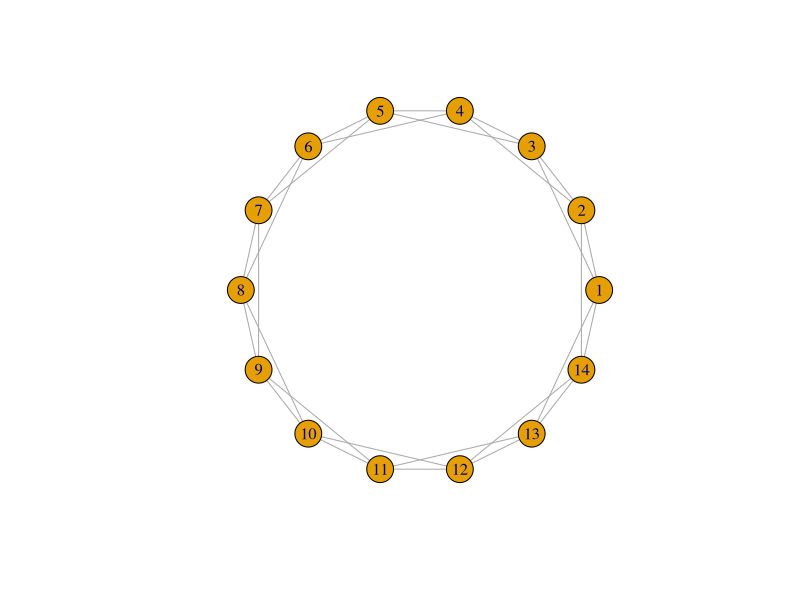
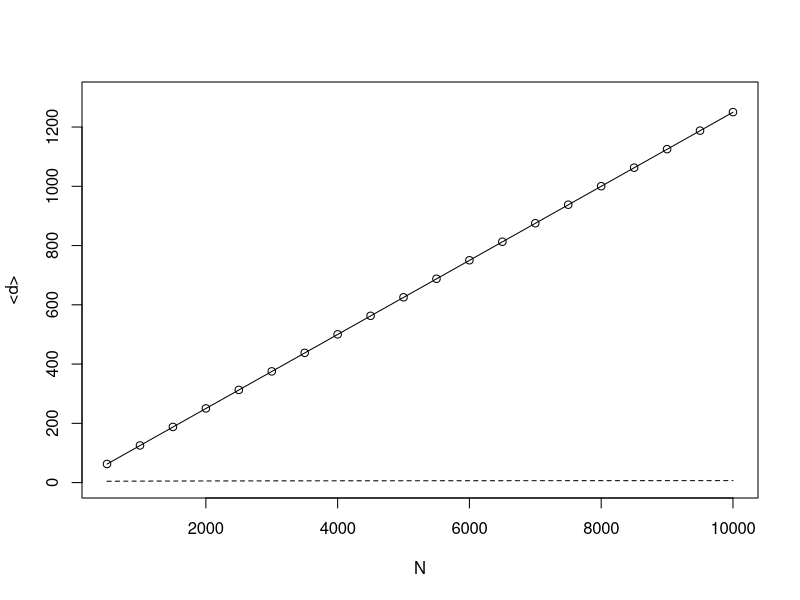
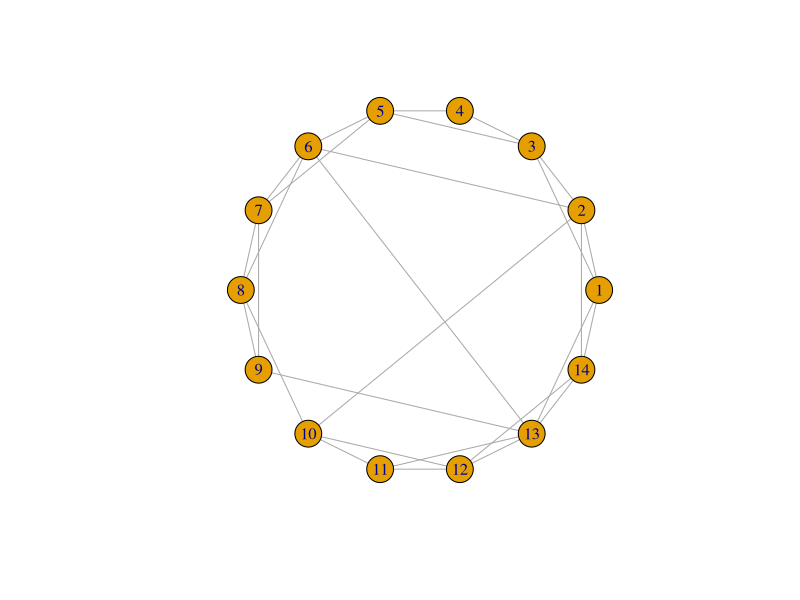
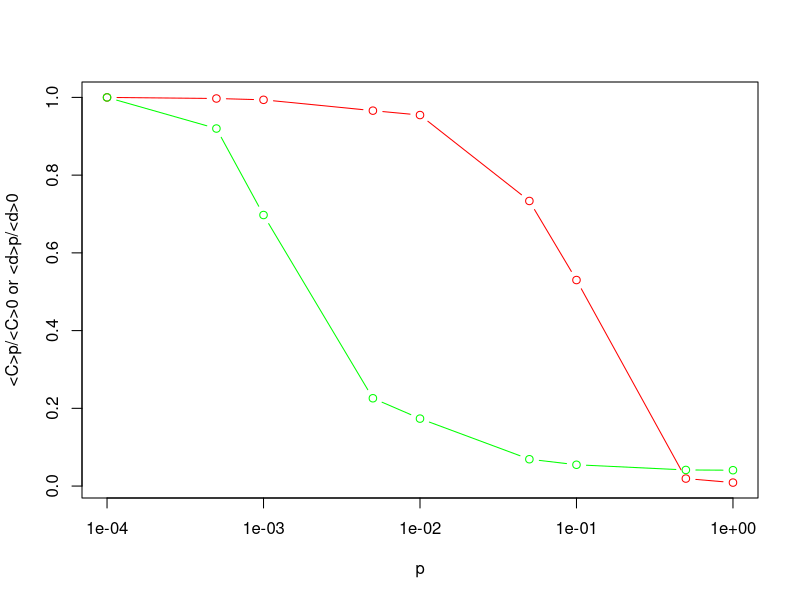

Reproduce these figures in R, in order.
## ---- chunk 1
# igraphパッケージの読み込み
library(igraph)
## ---- chunk 2
# sample_smallworld(次元, N, k/2, p)
g <- sample_smallworld(1, 14, 2, 0)
# 描画
plot(g, layout=layout_in_circle)
## ---- chunk 3
d_ave <- c()
N_seq <- seq(500,10000,500) # 調査対象のノード数
# 各ノード数における平均最短経路長を計算
for(N in N_seq){
  g <- g <- sample_smallworld(1,N,2,0)
  d_ave <- c(d_ave, mean_distance(g))
}
# ノード数Nと平均最短経路長<d>の関係をプロット
plot(N_seq, d_ave, xlab="N", ylab="<d>", ylim=c(0,1300))

# 理論線：式(3.4)
f <- function(x){return(x/8)}
# 重ねて描画
plot(f, add=T, xlim=c(500, 10000), lty=1, ylim=c(0,1300))

# Erdos-Renyiのランダムネットワークの理論線：式(3.4)
f <- function(x){return(log(x)/log(4))}
# 重ねて描画
plot(f, add=T, xlim=c(500, 10000), lty=2, ylim=c(0,1300))
## ---- chunk 4
# sample_smallworld(次元, N, k/2, p)
g <- sample_smallworld(1, 14, 2, 0.1)
# 描画
plot(g, layout=layout_in_circle)
## ---- chunk 5
N <- 1000 # ノード数
k <- 4 # 1次元格子におけるノード次数

# エッジの張り替え確率
p_set <- c(0,0.0001, 0.0005, 0.001, 0.005, 0.01, 0.05, 0.1, 0.5, 1)

set.seed(3)
data <- c()
for(p in p_set){
    # Watts Strogatzモデルネットワークの作成
    g <- sample_smallworld(size=N, nei=k/2, dim=1, p=p)
    # 平均クラスタ係数
    c_ave <- transitivity(g,type="localaverage",isolates="zero")
    # 平均最短経路長
    d_ave <- mean_distance(g)

    if(p == 0){
        c_ave_base <- c_ave
        d_ave_base <- d_ave
    } else{
        data <- rbind(data, c(p, c_ave/c_ave_base, d_ave/d_ave_base))
    }
}

# p vs <C>_p / <C>_0 (赤)
plot(data[,1], data[,2], type="b", col="red", log="x", xlab="p", ylab="<C>p/<C>0 or <d>p/<d>0")
# p vs <d>_p / <d>_0（緑）
points(data[,1], data[,3], type="b", col="green")
